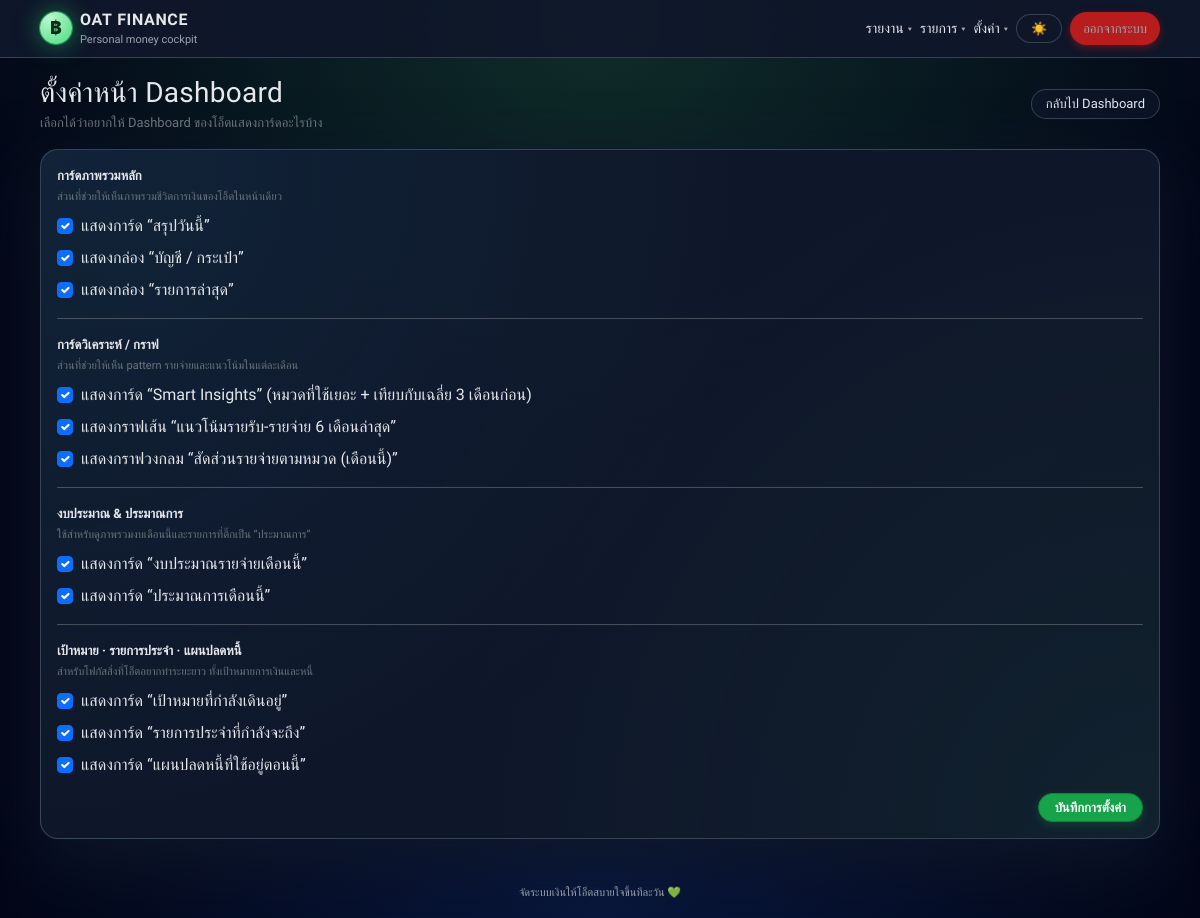
The page /dashboard/preferences/ (signed in) on the database its author committed.
### app_finance/models.py (models this page shows, shortened)
class DashboardPreference(models.Model):
    user = models.OneToOneField(
        settings.AUTH_USER_MODEL,
        on_delete=models.CASCADE,
        related_name="finance_dashboard_pref",
    )
    show_smart_insights = models.BooleanField(default=True)
    show_budget_box = models.BooleanField(default=True)
    show_goals = models.BooleanField(default=True)
    show_recurring = models.BooleanField(default=True)
    show_today_summary = models.BooleanField(default=True)
    show_trend_chart = models.BooleanField(default=True)
    show_expense_pie = models.BooleanField(default=True)
    show_estimate_box = models.BooleanField(default=True)
    show_accounts = models.BooleanField(default=True)
    show_recent_transactions = models.BooleanField(default=True)
    show_debt_plan_card = models.BooleanField(default=True)
    updated_at = models.DateTimeField(auto_now=True)

### app_finance/views.py (the view, shortened to what this page needs)
# urls.py: path("dashboard/preferences/", views.dashboard_preferences, name="dashboard_preferences"),
@login_required
def dashboard_preferences(request):
    pref, _ = DashboardPreference.objects.get_or_create(user=request.user)
    return render(request, "app_finance/dashboard_preferences.html", {
        "pref": pref,
    })

### app_finance/templates/app_finance/dashboard_preferences.html (shortened to what this page needs)
{% extends "app_finance/base.html" %}
{% block content %}
<div class="mb-3 d-flex justify-content-between align-items-center flex-wrap gap-2">
  <div>
    <h1 class="h3 mb-1">ตั้งค่าหน้า Dashboard</h1>
    <div class="text-secondary" style="font-size:13px;">
      เลือกได้ว่าอยากให้ Dashboard ของโอ็ตแสดงการ์ดอะไรบ้าง
    </div>
  </div>
  <a href="{% url 'app_finance:dashboard' %}" class="btn btn-ghost btn-sm">
    กลับไป Dashboard
  </a>
</div>
<div class="card-soft p-3">
  <form method="post">
    <div class="mb-3">
      <div class="fw-semibold mb-1" style="font-size:13px;">
        การ์ดภาพรวมหลัก
      </div>
      <div class="text-secondary mb-2" style="font-size:11px;">
        ส่วนที่ช่วยให้เห็นภาพรวมชีวิตการเงินของโอ็ตในหน้าเดียว
      </div>
      <div class="form-check mb-2">
        <input type="checkbox" class="form-check-input"
               id="show_today_summary"
               name="show_today_summary"
               {% if pref.show_today_summary %}checked{% endif %}>
        <label class="form-check-label" for="show_today_summary">
          แสดงการ์ด “สรุปวันนี้”
        </label>
      </div>
      <div class="form-check mb-2">
        <input type="checkbox" class="form-check-input"
               id="show_accounts"
               name="show_accounts"
               {% if pref.show_accounts %}checked{% endif %}>
        <label class="form-check-label" for="show_accounts">
          แสดงกล่อง “บัญชี / กระเป๋า”
        </label>
      </div>
      <div class="form-check mb-2">
        <input type="checkbox" class="form-check-input"
               id="show_recent_transactions"
               name="show_recent_transactions"
               {% if pref.show_recent_transactions %}checked{% endif %}>
        <label class="form-check-label" for="show_recent_transactions">
          แสดงกล่อง “รายการล่าสุด”
        </label>
      </div>
    </div>
    <hr>
    <div class="mb-3">
      <div class="fw-semibold mb-1" style="font-size:13px;">
        การ์ดวิเคราะห์ / กราฟ
      </div>
      <div class="text-secondary mb-2" style="font-size:11px;">
        ส่วนที่ช่วยให้เห็น pattern รายจ่ายและแนวโน้มในแต่ละเดือน
      </div>
      <div class="form-check mb-2">
        <input type="checkbox" class="form-check-input"
               id="show_smart_insights"
               name="show_smart_insights"
               {% if pref.show_smart_insights %}checked{% endif %}>
        <label class="form-check-label" for="show_smart_insights">
          แสดงการ์ด “Smart Insights” (หมวดที่ใช้เยอะ + เทียบกับเฉลี่ย 3 เดือนก่อน)
        </label>
      </div>
      <div class="form-check mb-2">
        <input type="checkbox" class="form-check-input"
               id="show_trend_chart"
               name="show_trend_chart"
               {% if pref.show_trend_chart %}checked{% endif %}>
        <label class="form-check-label" for="show_trend_chart">
          แสดงกราฟเส้น “แนวโน้มรายรับ-รายจ่าย 6 เดือนล่าสุด”
        </label>
      </div>
      <div class="form-check mb-2">
        <input type="checkbox" class="form-check-input"
               id="show_expense_pie"
               name="show_expense_pie"
               {% if pref.show_expense_pie %}checked{% endif %}>
        <label class="form-check-label" for="show_expense_pie">
          แสดงกราฟวงกลม “สัดส่วนรายจ่ายตามหมวด (เดือนนี้)”
        </label>
      </div>
    </div>
    <hr>
    <div class="mb-3">
      <div class="fw-semibold mb-1" style="font-size:13px;">
        งบประมาณ &amp; ประมาณการ
      </div>
      <div class="text-secondary mb-2" style="font-size:11px;">
        ใช้สำหรับดูภาพรวมงบเดือนนี้และรายการที่ติ๊กเป็น “ประมาณการ”
      </div>
      <div class="form-check mb-2">
        <input type="checkbox" class="form-check-input"
               id="show_budget_box"
               name="show_budget_box"
               {% if pref.show_budget_box %}checked{% endif %}>
        <label class="form-check-label" for="show_budget_box">
          แสดงการ์ด “งบประมาณรายจ่ายเดือนนี้”
        </label>
      </div>
      <div class="form-check mb-2">
        <input type="checkbox" class="form-check-input"
               id="show_estimate_box"
               name="show_estimate_box"
               {% if pref.show_estimate_box %}checked{% endif %}>
        <label class="form-check-label" for="show_estimate_box">
          แสดงการ์ด “ประมาณการเดือนนี้”
        </label>
      </div>
    </div>
    <hr>
    <div class="mb-3">
      <div class="fw-semibold mb-1" style="font-size:13px;">
        เป้าหมาย · รายการประจำ · แผนปลดหนี้
      </div>
      <div class="text-secondary mb-2" style="font-size:11px;">
        สำหรับโฟกัสสิ่งที่โอ็ตอยากทำระยะยาว ทั้งเป้าหมายการเงินและหนี้
      </div>
      <div class="form-check mb-2">
        <input type="checkbox" class="form-check-input"
               id="show_goals"
               name="show_goals"
               {% if pref.show_goals %}checked{% endif %}>
        <label class="form-check-label" for="show_goals">
          แสดงการ์ด “เป้าหมายที่กำลังเดินอยู่”
        </label>
      </div>
      <div class="form-check mb-2">
        <input type="checkbox" class="form-check-input"
               id="show_recurring"
               name="show_recurring"
               {% if pref.show_recurring %}checked{% endif %}>
        <label class="form-check-label" for="show_recurring">
          แสดงการ์ด “รายการประจำที่กำลังจะถึง”
        </label>
      </div>
      <div class="form-check mb-2">
        <input type="checkbox" class="form-check-input"
               id="show_debt_plan_card"
               name="show_debt_plan_card"
               {% if pref.show_debt_plan_card %}checked{% endif %}>
        <label class="form-check-label" for="show_debt_plan_card">
          แสดงการ์ด “แผนปลดหนี้ที่ใช้อยู่ตอนนี้”
        </label>
      </div>
    </div>
    <div class="mt-3 d-flex justify-content-end">
        <button type="submit" class="btn btn-brand btn-sm">
            บันทึกการตั้งค่า
        </button>
    </div>
  </form>
</div>
{% endblock %}

### app_finance/templates/app_finance/base.html (shortened to what this page needs)
<!DOCTYPE html>
<html lang="th" data-theme="dark">
<head>
  <link href="https://cdn.jsdelivr.net/npm/bootstrap@5.3.3/dist/css/bootstrap.min.css" rel="stylesheet">
</head>
<body>
<div class="app-shell">
  {% block navbar %}
  <nav class="app-nav py-2">
    <div class="app-container d-flex align-items-center justify-content-between gap-3">
      <a href="{% url 'app_finance:home' %}" class="d-flex align-items-center gap-2" style="color:inherit;">
        <div class="brand-mark">
          <span>฿</span>
        </div>
        <div class="d-flex flex-column">
          <span class="brand-text">OAT&nbsp;FINANCE</span>
          <span class="brand-sub">Personal money cockpit</span>
        </div>
      </a>
      <div class="d-flex align-items-center gap-2 d-none d-md-flex nav-links ms-auto">
        <div class="nav-dropdown">
          <button class="nav-dropdown-toggle">
            รายงาน
            <span class="nav-caret">▾</span>
          </button>
        </div>
        <div class="nav-dropdown">
          <button class="nav-dropdown-toggle">
            รายการ
            <span class="nav-caret">▾</span>
          </button>
        </div>
        <div class="nav-dropdown">
          <button class="nav-dropdown-toggle">
            ตั้งค่า
            <span class="nav-caret">▾</span>
          </button>
        </div>
        <button type="button" class="btn btn-ghost btn-sm js-theme-toggle" title="เปลี่ยนธีม">
        </button>
        <a href="{% url 'logout' %}" class="btn btn-logout btn-sm">
          ออกจากระบบ
        </a>
      </div>
    </div>
  </nav>
  {% endblock navbar %}
  <main class="app-main">
    <div class="app-container">
      {% block content %}{% endblock %}
    </div>
  </main>
  <footer class="py-3 text-center">
    จัดระบบเงินให้โอ็ตสบายใจขึ้นทีละวัน 💚
  </footer>
</div>
</body>
</html>

### app_finance/templates/app_finance/base.html (style rules this page uses)
:root { --radius-xl:22px; --radius-lg:18px; --radius-pill:999px; --shadow-strong:0 24px 70px rgba(15,23,42,.95); }
html[data-theme="dark"] { --brand:#16a34a; --brand-dark:#15803d; --brand-soft:#bbf7d0; --text-main:#e5e7eb; --text-muted:#9ca3af; --bg:#020617; --bg-elevated:#020617; --border-subtle:rgba(148,163,184,.3); --shadow-strong:0 24px 70px rgba(15,23,42,.95); }
* { box-sizing:border-box; }
body { margin:0; min-height:100vh; font-family: "Prompt", system-ui, -apple-system, BlinkMacSystemFont, "Segoe UI", sans-serif; color:var(--text-main); background:var(--bg); }
html[data-theme="dark"] body { background: radial-gradient(circle at top, rgba(74,222,128,.18), transparent 60%), radial-gradient(circle at bottom, rgba(37,99,235,.18), transparent 55%), #020617; }
.nav-links { display:flex; align-items:center; gap:16px; font-size:14px; }
.nav-dropdown { position:relative; }
.nav-dropdown-toggle { border:none; background:transparent; color:inherit; font:inherit; padding:4px 0; display:flex; align-items:center; gap:4px; cursor:pointer; }
.nav-caret { font-size:10px; opacity:.7; }
.app-shell { min-height:100vh; display:flex; flex-direction:column; }
.app-nav { position:sticky; top:0; z-index:20; backdrop-filter: blur(22px); background:var(--bg-elevated); border-bottom:1px solid var(--border-subtle); }
html[data-theme="dark"] .app-nav { background: linear-gradient( to right, rgba(15,23,42,.96), rgba(15,23,42,.9), rgba(15,23,42,.96) ); }
.app-container { width:min(1120px, 100% - 24px); margin:0 auto; }
.brand-mark { width:32px; height:32px; border-radius:var(--radius-pill); background: radial-gradient(circle at 30% 20%, #bbf7d0, #4ade80); display:flex; align-items:center; justify-content:center; box-shadow:0 0 0 1px rgba(34,197,94,.7), 0 0 24px rgba(34,197,94,.6); }
.brand-mark span { font-size:17px; color:#052e16; font-weight:900; }
.brand-text { font-weight:800; letter-spacing:.04em; font-size:16px; }
.brand-sub { font-size:11px; color:var(--text-muted); }
.nav-links a { font-size:13px; border-radius:999px; padding:6px 12px; color:var(--text-muted); text-decoration:none; border:1px solid transparent; }
.btn-brand { background:var(--brand); border:1px solid var(--brand-dark); color:#f9fafb; font-weight:600; border-radius:var(--radius-pill); padding-inline:16px; box-shadow:0 3px 8px rgba(22,163,74,.25); font-size:13px; transition:background .16s ease, box-shadow .16s ease; }
.btn-ghost { border-radius:var(--radius-pill); border:1px solid var(--border-subtle); color:var(--text-main); font-size:13px; padding-inline:14px; background:rgba(15,23,42,.7); box-shadow:none; }
.btn-logout { border-radius:var(--radius-pill); font-size:13px; padding-inline:14px; border:1px solid #ef4444; background:#b91c1c; color:#fee2e2; box-shadow:0 3px 8px rgba(185,28,28,.4); }
.app-main { flex:1; padding:18px 0 30px; }
.card-soft { border-radius:var(--radius-lg); border:1px solid var(--border-subtle); box-shadow:var(--shadow-strong); background:var(--bg-elevated); }
html[data-theme="dark"] .card-soft { background:radial-gradient(circle at top left, rgba(56,189,248,.08), transparent 55%), radial-gradient(circle at bottom right, rgba(74,222,128,.06), transparent 55%), rgba(15,23,42,.96); }
h1,h2,h3,h4,h5,h6 { margin:0; color:#f9fafb; letter-spacing:.01em; font-weight:600; }
a { text-decoration:none; }
footer { font-size:11px; color:var(--text-muted); padding-bottom:56px; }

### rows shown on the page
DashboardPreference: show_today_summary "☑", show_accounts "☑", show_recent_transactions "☑", show_smart_insights "☑", show_trend_chart "☑", show_expense_pie "☑", show_budget_box "☑", show_estimate_box "☑", show_goals "☑", show_recurring "☑", show_debt_plan_card "☑"
